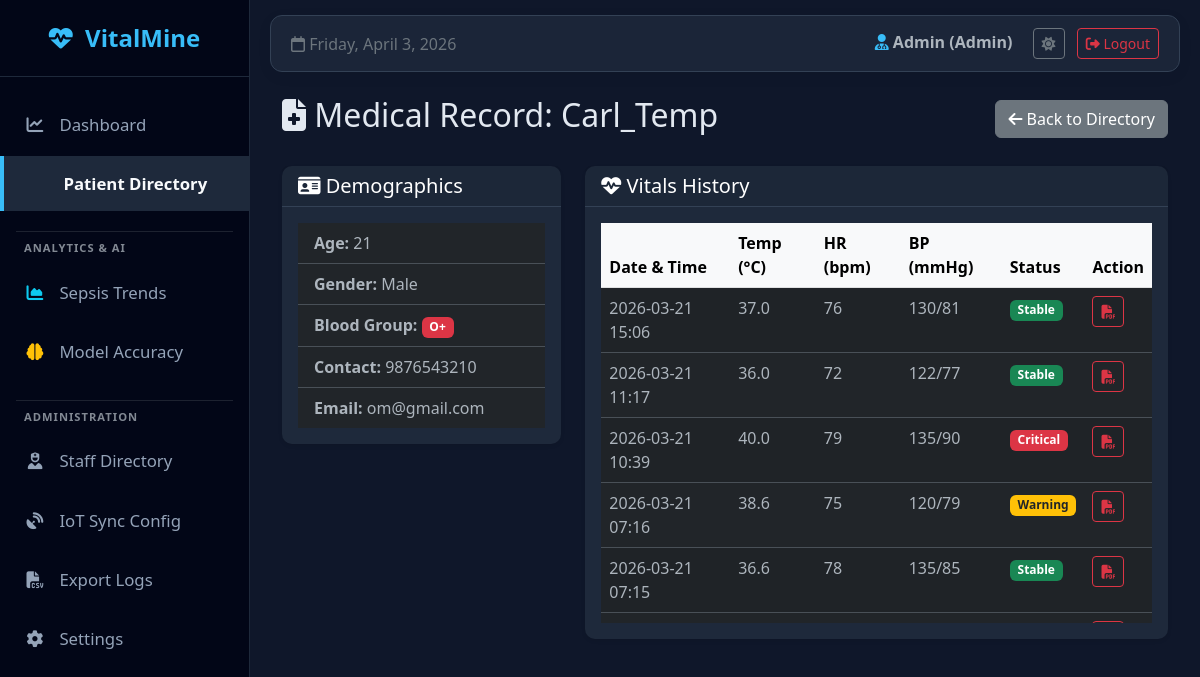
The app's page /patient_file/4 (signed in), older data.
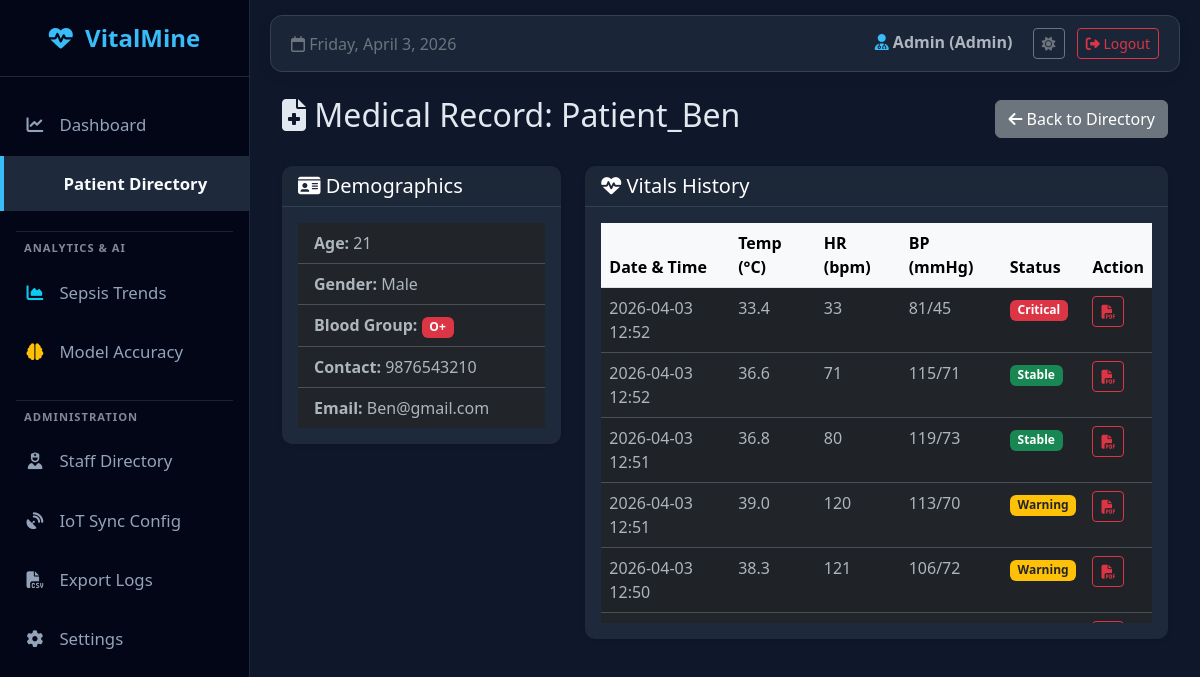
The same page, newer data.
### models.py (models this page shows)
class User(UserMixin, db.Model):
    id = db.Column(db.Integer, primary_key=True)
    username = db.Column(db.String(100), unique=True, nullable=False)
    email = db.Column(db.String(120), unique=True, nullable=True)
    password = db.Column(db.String(100), nullable=False)
    role = db.Column(db.String(20), nullable=False, default="patient")
    age = db.Column(db.Integer, nullable=True)
    gender = db.Column(db.String(20), nullable=True)
    blood_group = db.Column(db.String(10), nullable=True)
    contact = db.Column(db.String(20), nullable=True)
    emp_id = db.Column(db.String(50), nullable=True)
    department = db.Column(db.String(50), nullable=True)
    entries = db.relationship("Entry", backref="author", lazy=True)

class Entry(db.Model):
    id = db.Column(db.Integer, primary_key=True)
    user_id = db.Column(db.Integer, db.ForeignKey("user.id"), nullable=True)
    name = db.Column(db.String(100), nullable=False)
    temp = db.Column(db.Float, nullable=False)
    hr = db.Column(db.Integer, nullable=False)
    rr = db.Column(db.Integer, nullable=False)
    sys_bp = db.Column(db.Integer, nullable=True)
    dia_bp = db.Column(db.Integer, nullable=True)
    status = db.Column(db.String(20), nullable=False)
    advice = db.Column(db.String(200), nullable=True)
    timestamp = db.Column(db.DateTime, default=datetime.utcnow)

### app.py (the view)
@app.route("/patient_file/<int:patient_id>")
@login_required
def patient_file(patient_id):
    if current_user.role not in ["doctor", "nurse", "admin"]:
        flash("Access Denied.", "danger")
        return redirect(url_for("home"))
    patient = db.session.get(User, patient_id)
    if not patient or patient.role != "patient":
        return "Patient not found", 404
    history = (
        Entry.query.filter_by(user_id=patient_id).order_by(Entry.timestamp.desc()).all()
    )
    return render_template("patient_file.html", patient=patient, history=history)

### app.py (called while the page is built)
@login_manager.user_loader
def load_user(user_id):
    return db.session.get(User, int(user_id))

### templates/patient_file.html
{% extends "base.html" %} {% block content %}
<div class="container mt-4">
  <div class="d-flex justify-content-between align-items-center mb-4">
    <h2>
      <i class="fa-solid fa-file-medical"></i> Medical Record: {{
      patient.username }}
    </h2>
    <a href="/patients" class="btn btn-secondary"
      ><i class="fa-solid fa-arrow-left"></i> Back to Directory</a
    >
  </div>
  <div class="row">
    <div class="col-md-4 mb-4">
      <div class="card shadow-sm border-0">
        <div class="card-header bg-dark text-white">
          <h5 class="mb-0"><i class="fa-solid fa-id-card"></i> Demographics</h5>
        </div>
        <div class="card-body">
          <ul class="list-group list-group-flush">
            <li class="list-group-item">
              <strong>Age:</strong> {{ patient.age or 'N/A' }}
            </li>
            <li class="list-group-item">
              <strong>Gender:</strong> {{ patient.gender or 'N/A' }}
            </li>
            <li class="list-group-item">
              <strong>Blood Group:</strong>
              <span class="badge bg-danger"
                >{{ patient.blood_group or 'N/A' }}</span
              >
            </li>
            <li class="list-group-item">
              <strong>Contact:</strong> {{ patient.contact or 'N/A' }}
            </li>
            <li class="list-group-item">
              <strong>Email:</strong> {{ patient.email or 'N/A' }}
            </li>
          </ul>
        </div>
      </div>
    </div>
    <div class="col-md-8 mb-4">
      <div class="card shadow-sm border-0">
        <div class="card-header bg-primary text-white">
          <h5 class="mb-0">
            <i class="fa-solid fa-heart-pulse"></i> Vitals History
          </h5>
        </div>
        <div class="card-body">
          {% if history %}
          <div
            class="table-responsive"
            style="max-height: 400px; overflow-y: auto"
          >
            <table class="table table-hover table-striped">
              <thead
                class="table-light"
                style="position: sticky; top: 0; z-index: 1"
              >
                <tr>
                  <th>Date & Time</th>
                  <th>Temp (°C)</th>
                  <th>HR (bpm)</th>
                  <th>BP (mmHg)</th>
                  <th>Status</th>
                  <th>Action</th>
                </tr>
              </thead>
              <tbody>
                {% for entry in history %}
                <tr>
                  <td>{{ entry.timestamp.strftime('%Y-%m-%d %H:%M') }}</td>
                  <td>{{ entry.temp }}</td>
                  <td>{{ entry.hr }}</td>
                  <td>{{ entry.sys_bp }}/{{ entry.dia_bp }}</td>
                  <td>
                    {% if entry.status == 'High' or entry.status == 'Critical'
                    %}
                    <span class="badge bg-danger">Critical</span>
                    {% elif entry.status == 'Warning' %}
                    <span class="badge bg-warning text-dark">Warning</span>
                    {% else %}
                    <span class="badge bg-success">Stable</span>
                    {% endif %}
                  </td>
                  <td>
                    <a
                      href="{{ url_for('generate_pdf', entry_id=entry.id) }}"
                      class="btn btn-sm btn-outline-danger"
                    >
                      <i class="fa-solid fa-file-pdf"></i>
                    </a>
                  </td>
                </tr>
                {% endfor %}
              </tbody>
            </table>
          </div>
          {% else %}
          <div class="alert alert-secondary text-center">
            No vitals history recorded for this patient yet.
          </div>
          {% endif %}
        </div>
      </div>
    </div>
  </div>
</div>
{% endblock %}

### templates/base.html (shortened to what this page needs)
<!doctype html>
<html lang="en" data-bs-theme="dark">
  <head>
    <link
      href="https://cdn.jsdelivr.net/npm/bootstrap@5.3.0/dist/css/bootstrap.min.css"
      rel="stylesheet"
    />
    <link
      rel="stylesheet"
      href="https://cdnjs.cloudflare.com/ajax/libs/font-awesome/6.4.0/css/all.min.css"
    />
    <link
      rel="stylesheet"
      href="https://cdn.datatables.net/1.13.6/css/dataTables.bootstrap5.min.css"
    />
  </head>
  <body>
    {% if current_user.is_authenticated %}
    <div class="sidebar">
      <div class="brand"><i class="fa-solid fa-heart-pulse"></i> VitalMine</div>
      <ul class="nav flex-column mb-auto mt-2">
        {% if current_user.role in ['admin', 'doctor'] %}
        <li class="nav-item mb-1">
          <a
            href="{{ url_for('home') }}"
            class="{% if request.path == '/' %}active fw-bold{% endif %}"
          >
            <i class="fa-solid fa-chart-line"></i> Dashboard
          </a>
        </li>
        {% endif %}  {% if current_user.role in ['admin', 'doctor', 'nurse'] %}
        <li class="nav-item mb-1">
          <a
            href="{{ url_for('patients_directory') }}"
            class="{% if '/patient' in request.path %}active fw-bold{% endif %}"
          >
             Patient Directory
          </a>
        </li>
        {% endif %} {% if current_user.role != 'patient' %}
        <li class="nav-item w-100 mt-2">
          <hr class="text-secondary my-2 border-secondary mx-3" />
          <small
            class="text-muted fw-bold px-4 mb-2 d-block"
            style="font-size: 0.7rem; letter-spacing: 1px"
            >ANALYTICS & AI</small
          >
        </li>
        <li class="nav-item mb-1">
          <a
            href="/trends"
            class="{% if request.path == '/trends' %}active fw-bold{% endif %}"
          >
            <i class="fa-solid fa-chart-area text-info"></i> Sepsis Trends
          </a>
        </li>
        <li class="nav-item mb-1">
          <a
            href="/model_accuracy"
            class="{% if request.path == '/model_accuracy' %}active fw-bold{% endif %}"
          >
            <i class="fa-solid fa-brain text-warning"></i> Model Accuracy
          </a>
        </li>
        <li class="nav-item w-100 mt-2">
          <hr class="text-secondary my-2 border-secondary mx-3" />
          <small
            class="text-muted fw-bold px-4 mb-2 d-block"
            style="font-size: 0.7rem; letter-spacing: 1px"
            >ADMINISTRATION</small
          >
        </li>
        <li class="nav-item mb-1">
          <a
            href="/staff"
            class="{% if request.path == '/staff' %}active fw-bold{% endif %}"
          >
            <i class="fa-solid fa-user-nurse"></i> Staff Directory
          </a>
        </li>
        <li class="nav-item mb-1">
          <a
            href="/iot_config"
            class="{% if request.path == '/iot_config' %}active fw-bold{% endif %}"
          >
            <i class="fa-solid fa-satellite-dish"></i> IoT Sync Config
          </a>
        </li>
        {% if current_user.role == 'admin' %}
        <li class="nav-item mb-1">
          <a href="{{ url_for('export_data') }}">
            <i class="fa-solid fa-file-csv"></i> Export Logs
          </a>
        </li>
        {% endif %}
        <li class="nav-item mb-1">
          <a
            href="/settings"
            class="{% if request.path == '/settings' %}active fw-bold{% endif %}"
          >
            <i class="fa-solid fa-gear"></i> Settings
          </a>
        </li>
        {% endif %}
      </ul>
    </div>
    {% endif %}
    <div
      class="main-content"
    >
      {% if current_user.is_authenticated %}
      <div class="top-navbar">
        <div class="text-secondary">
          <i class="fa-regular fa-calendar"></i> <span id="currentDate"></span>
        </div>
        <div>
          <span class="fw-bold me-3 text-body">
            <i
              class="fa-solid fa-user-doctor"
              style="color: var(--vm-accent)"
            ></i>
            {{ current_user.username | capitalize }} ({{ current_user.role |
            capitalize }})
          </span>
          <button
            id="theme-toggle"
            class="btn btn-sm btn-outline-secondary me-2"
          >
            <i id="theme-icon" class="fa-solid fa-moon"></i>
          </button>
          <a
            href="{{ url_for('logout') }}"
            class="btn btn-sm btn-outline-danger"
            ><i class="fa-solid fa-right-from-bracket"></i> Logout</a
          >
        </div>
      </div>
      {% endif %}  {% block content %}{% endblock %}
    </div>
  </body>
</html>

### templates/base.html (style rules this page uses)
:root { --vm-bg: #f4f7f6; --vm-sidebar-bg: #1d2b36; --vm-sidebar-border: #2c3e50; --vm-card-bg: #ffffff; --vm-card-border: #e3e6f0; --vm-text-main: #5a5c69; --vm-text-muted: #858796; --vm-topbar-bg: rgba( 255, 255, 255, 0.85 ); --vm-grid-line: #e9ecef; --vm-organ-base: #e9ecef; --vm-organ-stroke: #ced4da; --vm-accent: #4db8ff; }
[data-bs-theme="dark"] { --vm-bg: #0f172a; --vm-sidebar-bg: #020617; --vm-sidebar-border: #1e293b; --vm-card-bg: #1e293b; --vm-card-border: #334155; --vm-text-main: #e2e8f0; --vm-text-muted: #94a3b8; --vm-topbar-bg: rgba( 30, 41, 59, 0.85 ); --vm-grid-line: #1e293b; --vm-organ-base: #334155; --vm-organ-stroke: #475569; --vm-accent: #38bdf8; }
body { background-color: var(--vm-bg); font-family: "Segoe UI", Tahoma, Geneva, Verdana, sans-serif; overflow-x: hidden; color: var(--vm-text-main); transition: background-color 0.3s, color 0.3s; }
.sidebar { height: 100vh; width: 250px; position: fixed; top: 0; left: 0; background-color: var(--vm-sidebar-bg); padding-top: 20px; border-right: 1px solid var(--vm-sidebar-border); z-index: 1000; transition: background-color 0.3s; }
.sidebar .brand { font-size: 1.5rem; font-weight: bold; text-align: center; padding-bottom: 20px; border-bottom: 1px solid var(--vm-sidebar-border); margin-bottom: 20px; color: var(--vm-accent); }
.sidebar a { padding: 15px 25px; text-decoration: none; font-size: 1.05rem; color: #94a3b8; display: block; transition: 0.3s; }
.sidebar a:hover, .sidebar a.active { color: #f8fafc; background-color: var(--vm-sidebar-border); border-left: 4px solid var(--vm-accent); }
.sidebar i { margin-right: 10px; width: 20px; text-align: center; }
.main-content { margin-left: 250px; padding: 15px 20px 20px 20px; min-height: 100vh; }
.top-navbar { background-color: var(--vm-topbar-bg); border-radius: 12px; padding: 12px 20px; border: 1px solid var(--vm-card-border); box-shadow: 0 4px 15px rgba(0, 0, 0, 0.05); margin-bottom: 10px; display: flex; justify-content: space-between; align-items: center; transition: background-color 0.3s; backdrop-filter: blur(10px); -webkit-backdrop-filter: blur(10px); }
.card { background-color: var(--vm-card-bg); border: 1px solid var(--vm-card-border); box-shadow: 0 4px 6px -1px rgba(0, 0, 0, 0.1); border-radius: 10px; transition: background-color 0.3s; }
.card-header { background-color: rgba(0, 0, 0, 0.05) !important; border-bottom: 1px solid var(--vm-card-border) !important; }

Row changes from the older to the newer data that the page shows:
no longer on this page (row edited): Entry: timestamp "2026-03-21 15:06", temp "37.0", hr "76", sys_bp "130", dia_bp "81", status "Stable"
no longer on this page (row edited): Entry: timestamp "2026-03-21 11:17", temp "36.0", hr "72", sys_bp "122", dia_bp "77", status "Stable"
no longer on this page (row edited): Entry: timestamp "2026-03-21 10:39", temp "40.0", hr "79", sys_bp "135", dia_bp "90", status "Critical"
no longer on this page (row edited): Entry: timestamp "2026-03-21 07:16", temp "38.6", hr "75", sys_bp "120", dia_bp "79", status "Warning"
no longer on this page (row edited): Entry: timestamp "2026-03-21 07:15", temp "36.6", hr "78", sys_bp "135", dia_bp "85", status "Stable"
changed User "Male": username "Carl_Temp" → "Patient_Ben"; email "om@gmail.com" → "Ben@gmail.com"
added Entry: timestamp "2026-04-03 12:52", temp "33.4", hr "33", sys_bp "81", dia_bp "45", status "Critical"
added Entry: timestamp "2026-04-03 12:52", temp "36.6", hr "71", sys_bp "115", dia_bp "71", status "Stable"
added Entry: timestamp "2026-04-03 12:51", temp "36.8", hr "80", sys_bp "119", dia_bp "73", status "Stable"
added Entry: timestamp "2026-04-03 12:51", temp "39.0", hr "120", sys_bp "113", dia_bp "70", status "Warning"
added Entry: timestamp "2026-04-03 12:50", temp "38.3", hr "121", sys_bp "106", dia_bp "72", status "Warning"
